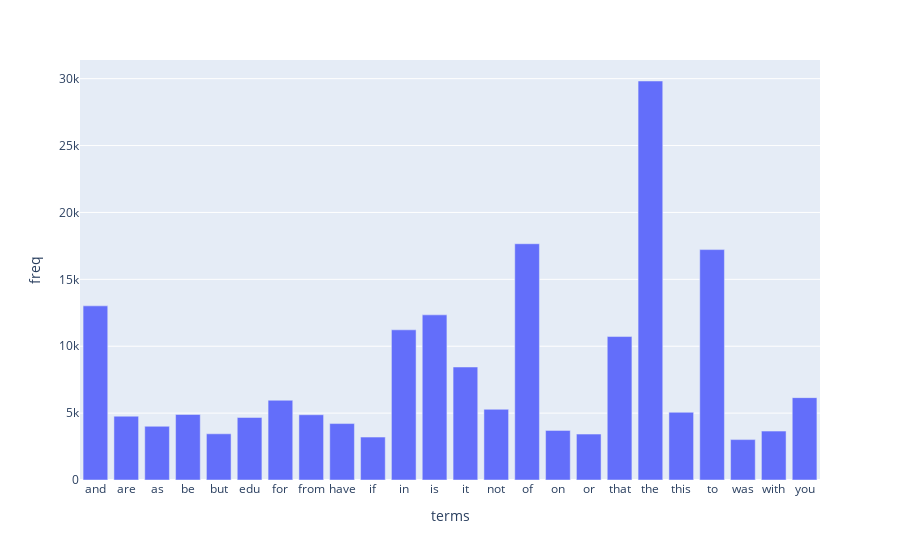

Notebook code for this chart:
### Markdown cell above
<a id='exercise14'></a>
### >>> **Exercise 14 (take home):** 
The chart above contains all the vocabulary, and it's computationally intensive to both compute and visualize. Can you efficiently reduce the number of terms you want to visualize as an exercise.

### Code cell
# Answer here
import numpy as np
import matplotlib.pyplot as plt
import plotly.express as px

term_frequencies = np.asarray(X_counts.sum(axis=0))[0]
df = pd.DataFrame(term_frequencies, columns=['freq'])
df['terms'] = count_vect.get_feature_names_out()

## normalize frequency value so the frequency of word are in range [0,1]
df['norm'] = df.freq.apply(lambda x: x/max(df['freq']))
## Drop all the term that normlized freqeuncy lower than 0.1
df[df['norm'] < 0.1] = np.nan
df.dropna(inplace=True)

fig = px.bar(df[:300],x='terms',y='freq')
fig.show()

### Figure 1 — Plotly figure (JSON) as saved in the notebook; plotly's stock layout.template omitted (floating-point values rounded to 4 significant figures)
{"data": [{"alignmentgroup": "True", "hovertemplate": "terms=%{x}<br>freq=%{y}<extra></extra>", "legendgroup": "", "marker": {"color": "#636efa", "pattern": {"shape": ""}}, "name": "", "offsetgroup": "", "orientation": "v", "showlegend": false, "textposition": "auto", "type": "bar", "x": ["and", "are", "as", "be", "but", "edu", "for", "from", "have", "if", "in", "is", "it", "not", "of", "on", "or", "that", "the", "this", "to", "was", "with", "you"], "xaxis": "x", "y": [13017, 4769, 4015, 4898, 3453, 4675, 5962, 4877, 4218, 3208, 11226, 12343, 8447, 5285, 17660, 3709, 3432, 10723, 29825, 5063, 17222, 3020, 3655, 6157], "yaxis": "y"}], "layout": {"barmode": "relative", "legend": {"tracegroupgap": 0}, "margin": {"t": 60}, "xaxis": {"anchor": "y", "domain": [0, 1], "title": {"text": "terms"}}, "yaxis": {"anchor": "x", "domain": [0, 1], "title": {"text": "freq"}}}}
